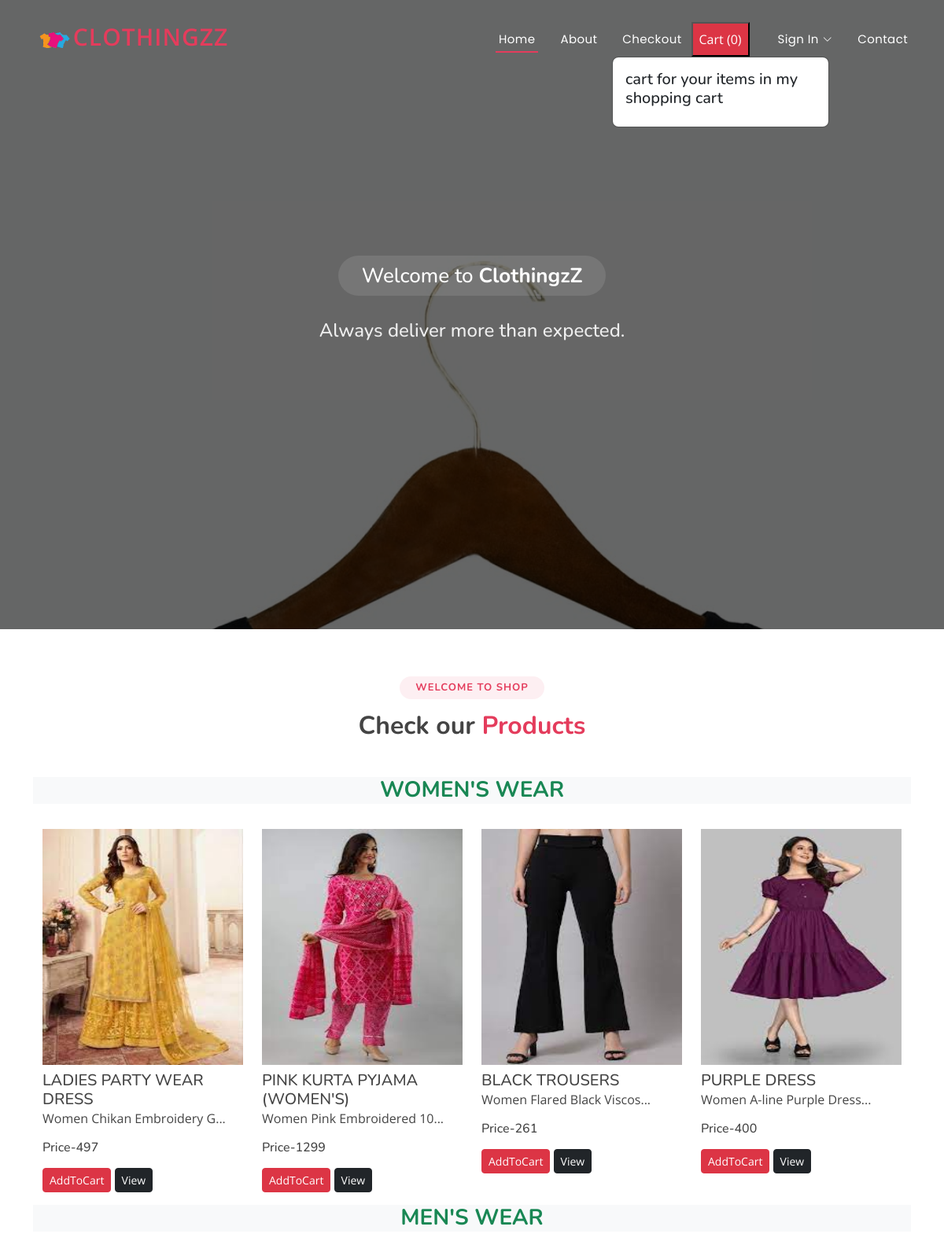
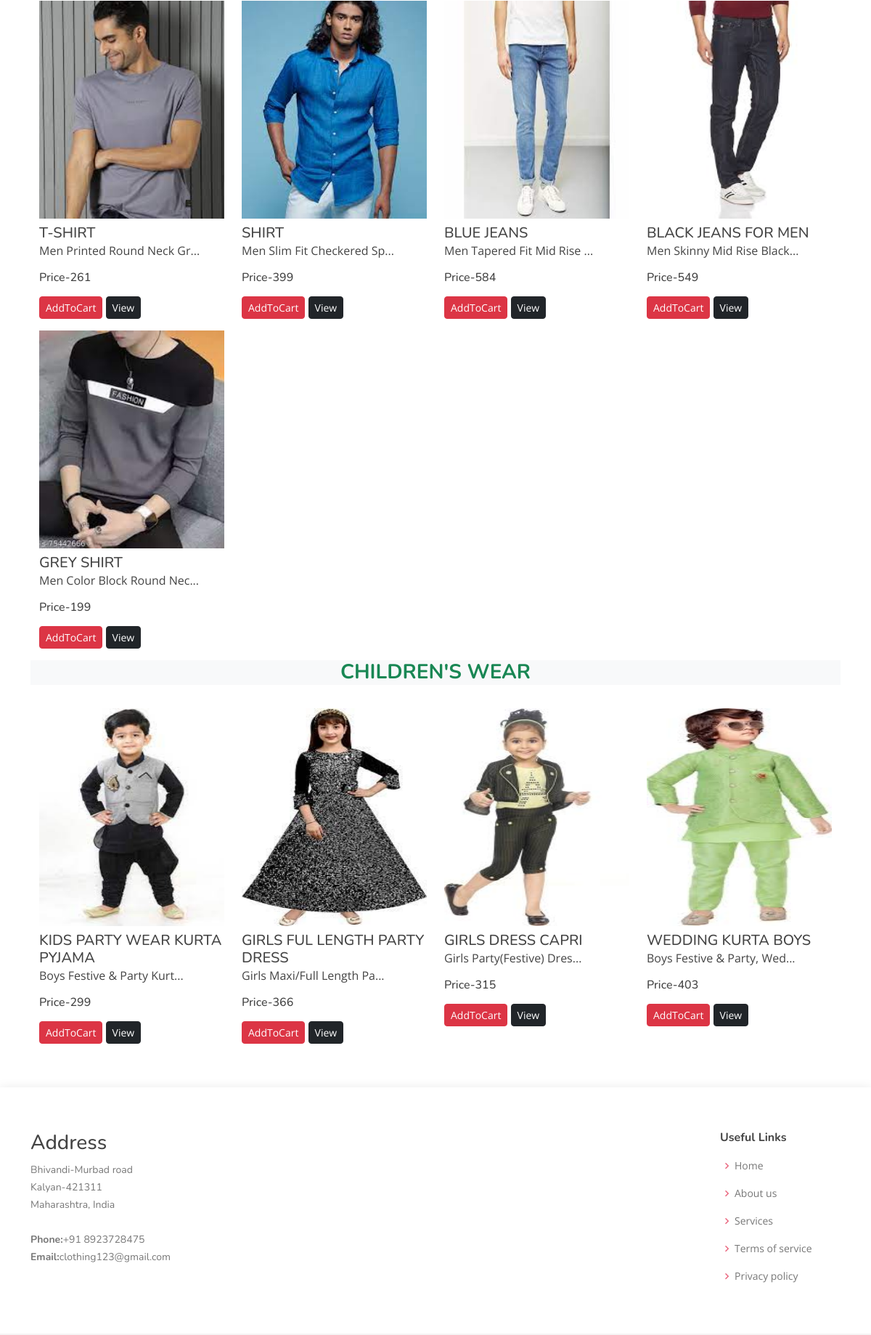
The page / (upper part) on the database its author committed (2 pictures, top to bottom).
### ecommerceapp/models.py (models this page shows, shortened)
class Product(models.Model):
    product_id= models.AutoField
    product_name = models.CharField(max_length=100)
    category = models.CharField(max_length=100, default="")
    subcategory = models.CharField(max_length=50, default="")
    price = models.IntegerField(default=0)
    desc = models.CharField(max_length=300)
    image = models.ImageField(upload_to='images/images')

### ecommerceapp/views.py (the view)
# urls.py: path('',views.index,name="index"),
def index(request):
    allProds = []
    catprods = Product.objects.values('category','id')
    cats = {item['category'] for item in catprods}
    for cat in cats:
        prod = Product.objects.filter(category=cat)
        n = len(prod)
        nSlides = n // 4 + ceil((n / 4) - (n // 4))
        allProds.append([prod, range(1, nSlides), nSlides])
    params= {'allProds':allProds}
    return render(request,"index.html",params)

### templates/index.html (shortened to what this page needs)
{% extends 'base.html' %}
{% block content %}
<section id="hero">
  <div class="hero-container">
    <h3>Welcome to <strong>ClothingzZ</strong></h3>
    <h2>Always deliver more than expected.</h2>
  </div>
</section>
{% endblock content %}
{% block body %}
{% load static %}
 <section id="portfolio" class="portfolio">
  <div class="container">
    <div class="section-title">
      <h2>Welcome to shop</h2>
      <h3>Check our <span>Products</span></h3>
    </div>
    {% for product, range, nSlides in allProds %}
    <h3 class="my-3 text-center text-success bg-light"><strong>
      {{product.0.category}}
    </strong>
    </h3>
    <div class="container">
      <div class="row">
        {% for i in product %}
        <div class="col-md-3 mt-3">
          <img src="/media/{{i.image}}" class="card-img-top" alt="not found" height="300px" width="150px" />
          <div class="card-body">
            <h5 class="card-title mt-2" id="namepr{{i.id}}">{{i.product_name}}</h5>
            <p class="card-text">{{i.desc|slice:"0:25"}}...</p>
            <h6 class="card-title mb-3">
              Price-<span id="pricepr{{i.id}}">{{i.price}}</span>
            </h6>
            <span id="divpr{{i.id}}" class="divpr">
              <button id="pr{{i.id}}" class="btn btn-danger cart btn-sm mt-0">
                AddToCart
              </button>
            </span>
            <a href="/media/{{i.image}}">
              <button class="btn btn-dark btn-sm cart">View</button></a>
          </div>
        </div>
        {% endfor %}
      </div>
    </div>
    {% endfor %}
  </div>
</section>
{% endblock body %}

### templates/base.html (shortened to what this page needs)
{% load static %}
<!DOCTYPE html>
<html lang="en">
<head>
  <link href="{% static '/assets/vendor/bootstrap/css/bootstrap.min.css' %}" rel="stylesheet">
  <link href="{% static '/assets/vendor/bootstrap-icons/bootstrap-icons.css' %}" rel="stylesheet">
  <link href="{% static '/assets/vendor/boxicons/css/boxicons.min.css' %}" rel="stylesheet">
  <link href="{% static '/assets/vendor/glightbox/css/glightbox.min.css' %}" rel="stylesheet">
  <link href="{% static '/assets/vendor/remixicon/remixicon.css' %}" rel="stylesheet">
  <link href="{% static '/assets/vendor/swiper/swiper-bundle.min.css' %}" rel="stylesheet">
  <link href="{% static '/assets/css/style.css' %}" rel="stylesheet">
</head>
<body>
  <header id="header" class="fixed-top ">
    <div class="container d-flex align-items-center justify-content-between">
      <a href="/" class="logo"><img src="{% static 'images/logo.png' %}" alt="" class="img-fluid">ClothingzZ</a>
      <nav id="navbar" class="navbar">
        <ul>
          <li><a class="nav-link scrollto active" href="/">Home</a></li>
          <li><a class="nav-link scrollto" href="/about">About</a></li>
          <li><a class="nav-link scrollto" href="/checkout">Checkout</a></li>
          <button type="button" class="nav-link scrollto bg-danger p-2 m-2 text-white" id="popcart" data-container="body" data-toggle="popover" data-placement="bottom" data-html="true" >  Cart (<span id="cart">0</span>)
          </button>
          {% if request.user.is_authenticated %}
          <li><a href="/auth/logout/">Logout</a></li>
          {% else %}
          <li class="dropdown"><a href="#"><span>Sign In</span> <i class="bi bi-chevron-down"></i></a>
          </li>
          {% endif %}
          <li><a class="nav-link scrollto" href="/contact">Contact</a></li>
        </ul>
      </nav>
    </div>
  </header>
  <section id="hero">
    <div class="hero-container">
      {% block content %}
      {% endblock content %}
    </div>
  </section>
  <main id="main">
   {% block body %}
   {% endblock body %}
  </main>
  <footer id="footer">
    <div class="footer-top">
      <div class="container">
        <div class="row">
          <div class="col-lg-10 col-md-5 footer-contact">
            <h3>Address</h3>
            <p>
              Bhivandi-Murbad road<br>
              Kalyan-421311<br>
              Maharashtra, India<br><br>
              <strong>Phone:</strong>+91 8923728475<br>
              <strong>Email:</strong>clothing123@gmail.com<br>
            </p>
          </div>
          <div class="col-lg-2 col-md-6 footer-links">
            <h4>Useful Links</h4>
            <ul>
              <li><i class="bx bx-chevron-right"></i> <a href="#">Home</a></li>
              <li><i class="bx bx-chevron-right"></i> <a href="#">About us</a></li>
              <li><i class="bx bx-chevron-right"></i> <a href="#">Services</a></li>
              <li><i class="bx bx-chevron-right"></i> <a href="#">Terms of service</a></li>
              <li><i class="bx bx-chevron-right"></i> <a href="#">Privacy policy</a></li>
            </ul>
          </div>
        </div>
      </div>
    </div>
  </footer>
</body>
</html>

### static/assets/css/style.css (style rules this page uses)
body { font-family: "Open Sans", sans-serif; color: #444444; }
a { color: #e43c5c; text-decoration: none; }
h1, h2, h3, h4, h5, h6 { font-family: "Nunito", sans-serif; }
#header { transition: all 0.5s; z-index: 997; padding: 20px 0; }
#header .logo { font-size: 30px; margin: 0; padding: 0; line-height: 1; font-weight: 600; letter-spacing: 1px; text-transform: uppercase; }
#header .logo img { max-height: 40px; }
.navbar { padding: 0; }
.navbar ul { margin: 0; padding: 0; display: flex; list-style: none; align-items: center; }
.navbar li { position: relative; }
.navbar>ul>li { white-space: nowrap; padding: 10px 0 10px 24px; }
.navbar a, .navbar a:focus { display: flex; align-items: center; justify-content: space-between; font-family: "Poppins", sans-serif; color: #fff; font-size: 15px; padding: 0 4px; white-space: nowrap; transition: 0.3s; letter-spacing: 0.4px; position: relative; }
.navbar a i, .navbar a:focus i { font-size: 12px; line-height: 0; margin-left: 5px; }
.navbar>ul>li>a:before { content: ""; position: absolute; width: 100%; height: 2px; bottom: -6px; left: 0; background-color: #e43c5c; visibility: hidden; transform: scaleX(0); transition: all 0.3s ease-in-out 0s; }
.navbar a:hover:before, .navbar li:hover>a:before, .navbar .active:before { visibility: visible; transform: scaleX(1); }
.navbar a:hover, .navbar .active, .navbar .active:focus, .navbar li:hover>a { color: #fff; }
#hero { width: 100%; height: 100vh; background: url("../../images/bg.jpg") top center; background-size: cover; position: relative; }
#hero:before { content: ""; background: rgba(0, 0, 0, 0.6); position: absolute; bottom: 0; top: 0; left: 0; right: 0; }
#hero .hero-container { position: absolute; bottom: 0; top: 0; left: 0; right: 0; display: flex; justify-content: center; align-items: center; flex-direction: column; text-align: center; padding: 0 15px; }
#hero h3 { background: rgba(255, 255, 255, 0.1); color: #fff; font-size: 26px; padding: 10px 30px; margin-bottom: 30px; border-radius: 50px; }
#hero h2 { color: #eee; margin-bottom: 40px; font-size: 24px; }
@media (min-width: 1024px) { #hero { background-attachment: fixed; } }
section { padding: 60px 0; overflow: hidden; }
.section-title { text-align: center; padding-bottom: 30px; }
.section-title h2 { font-size: 13px; letter-spacing: 1px; font-weight: 700; padding: 8px 20px; line-height: 1; margin: 0; background: #fdeff2; color: #e43c5c; display: inline-block; text-transform: uppercase; border-radius: 50px; }
.section-title h3 { margin: 15px 0 0 0; font-size: 32px; font-weight: 700; }
.section-title h3 span { color: #e43c5c; }
#footer { color: #444444; font-size: 14px; background: #f6f4f4; box-shadow: 0px 2px 15px rgba(0, 0, 0, 0.1); }
#footer .footer-top { padding: 60px 0 30px 0; background: #fff; }
#footer .footer-top .footer-contact { margin-bottom: 30px; }
#footer .footer-top .footer-contact p { font-size: 14px; line-height: 24px; margin-bottom: 0; font-family: "Nunito", sans-serif; color: #777777; }
#footer .footer-top h4 { font-size: 16px; font-weight: bold; color: #444444; position: relative; padding-bottom: 12px; }
#footer .footer-top .footer-links { margin-bottom: 30px; }
#footer .footer-top .footer-links ul { list-style: none; padding: 0; margin: 0; }
#footer .footer-top .footer-links ul i { padding-right: 2px; color: #ea6981; font-size: 18px; line-height: 1; }
#footer .footer-top .footer-links ul li { padding: 10px 0; display: flex; align-items: center; }
#footer .footer-top .footer-links ul li:first-child { padding-top: 0; }
#footer .footer-top .footer-links ul a { color: #777777; transition: 0.3s; display: inline-block; line-height: 1; }

### rows shown on the page
Product: category "WOMEN'S WEAR", image (picture), product_name "LADIES PARTY WEAR DRESS", desc "Women Chikan Embroidery G", price "497"
Product: image (picture), product_name "PINK KURTA PYJAMA (WOMEN'S)", desc "Women Pink Embroidered 10", price "1299"
Product: image (picture), product_name "BLACK TROUSERS", desc "Women Flared Black Viscos", price "261"
Product: image (picture), product_name "PURPLE DRESS", desc "Women A-line Purple Dress", price "400"
Product: category "MEN'S WEAR", image (picture), product_name "T-SHIRT", desc "Men Printed Round Neck Gr", price "261"
Product: image (picture), product_name "SHIRT", desc "Men Slim Fit Checkered Sp", price "399"
Product: image (picture), product_name "BLUE JEANS", desc "Men Tapered Fit Mid Rise", price "584"
Product: image (picture), product_name "BLACK JEANS FOR MEN", desc "Men Skinny Mid Rise Black", price "549"
Product: image (picture), product_name "GREY SHIRT", desc "Men Color Block Round Nec", price "199"
Product: category "CHILDREN'S WEAR", image (picture), product_name "KIDS PARTY WEAR KURTA PYJAMA", desc "Boys Festive & Party Kurt", price "299"
Product: image (picture), product_name "GIRLS FUL LENGTH PARTY DRESS", desc "Girls Maxi/Full Length Pa", price "366"
Product: image (picture), product_name "GIRLS DRESS CAPRI", desc "Girls Party(Festive) Dres", price "315"
Product: image (picture), product_name "WEDDING KURTA BOYS", desc "Boys Festive & Party, Wed", price "403"
